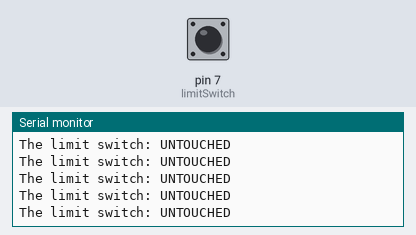
Recording of a sketch running on a simulated Arduino Uno, built with avr-gcc and run on an emulated ATmega328P. Shown: the last lines printed to the serial monitor. Inputs (shaded band) come from the test bench; at power-on: pin 7 (limitSwitch) HIGH.

Above: at 1.2 s.
1.3 s: pin 7 (limitSwitch) pulled LOW for 0.15 s
At 1.58 s:
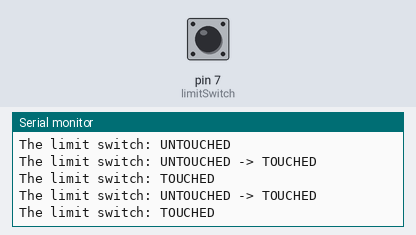
2.9 s: pin 7 (limitSwitch) pulled LOW for 1 s
At 3.8 s:
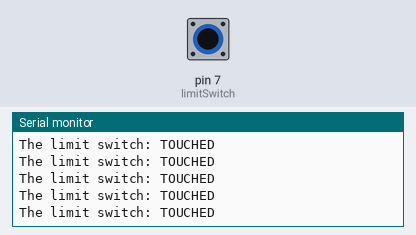
6.9 s: pin 7 (limitSwitch) pulled LOW for 0.15 s
10.0 s: pin 7 (limitSwitch) pulled LOW for 1 s
14.0 s: pin 7 (limitSwitch) pulled LOW for 3.2 s
20.2 s: pin 7 (limitSwitch) pulled LOW for 0.15 s
At 20.4 s:
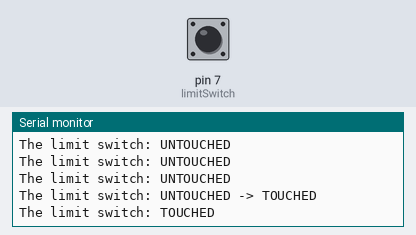

Measured:
- after the input at 1.3 s, the serial monitor: prints a new line after 0.15 s (image 1)
- after the input at 20.2 s, the serial monitor: prints a new line after 0.14 s (image 3)

The sketch:

limitswitch_tut.ino
```cpp
#include <ezButton.h>

ezButton limitSwitch(7);  // create ezButton object that attach to pin 7;

void setup() {
  Serial.begin(9600);
  limitSwitch.setDebounceTime(50); // set debounce time to 50 milliseconds
}

void loop() {
  limitSwitch.loop(); // MUST call the loop() function first

  if(limitSwitch.isPressed())
    Serial.println("The limit switch: UNTOUCHED -> TOUCHED");

  if(limitSwitch.isReleased())
    Serial.println("The limit switch: TOUCHED -> UNTOUCHED");

  int state = limitSwitch.getState();
  if(state == HIGH)
    Serial.println("The limit switch: UNTOUCHED");
  else
    Serial.println("The limit switch: TOUCHED");
}
```
